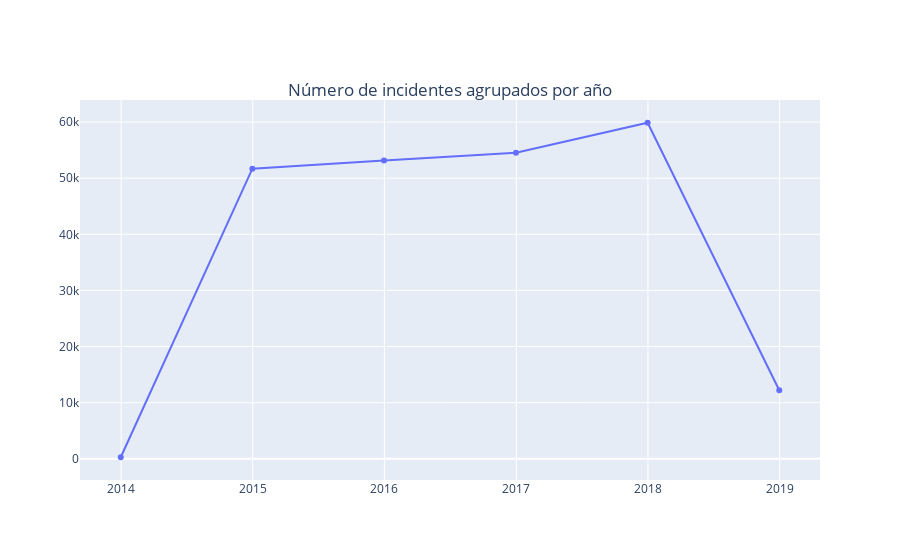

Write notebook code for a chart like this one.
### Markdown cell above
# Por número de incidentes

### Code cell
fig4 = go.Figure()

fig4.add_trace(
    go.Scatter(
        x = df.incident_id.resample('Y').count().index,
            y = df.incident_id.resample('Y').count(),
            name = 'Número de incidentes agrupados por año'
    )
)

fig4.update_layout(title={
             'text': "Número de incidentes agrupados por año",
         'y':0.85,
         'x':0.5,
         'xanchor': 'center',
         'yanchor': 'top'
}
                 )

fig4.show()

### Figure 1 — Plotly figure (JSON) as saved in the notebook; plotly's stock layout.template omitted (floating-point values rounded to 4 significant figures)
{"data": [{"name": "Número de incidentes agrupados por año", "type": "scatter", "x": ["2013-12-31T00:00:00", "2014-12-31T00:00:00", "2015-12-31T00:00:00", "2016-12-31T00:00:00", "2017-12-31T00:00:00", "2018-12-31T00:00:00"], "y": [276, 51696, 53148, 54532, 59881, 12221]}], "layout": {"title": {"text": "Número de incidentes agrupados por año", "x": 0.5, "xanchor": "center", "y": 0.85, "yanchor": "top"}}}
